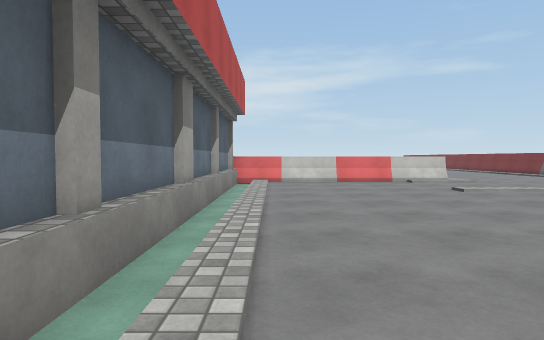
View 1 (above)

18 first-person views from a walk through a Unity game level. The camera is 1.2 m above the floor, tilts 2° down and sees 75° across. The floor is counted in squares, 2 m on a side. Each view is taken from the middle of a square. On the plan, view 1 faces up. The plan holds only what a view shows up to about 10 squares ahead; the rest is blank. The place goes on beyond the plan. The player is left out. Some surface patterns are stand-ins.

View 2
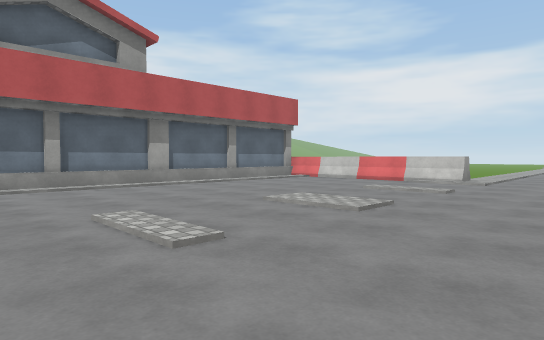

View 3
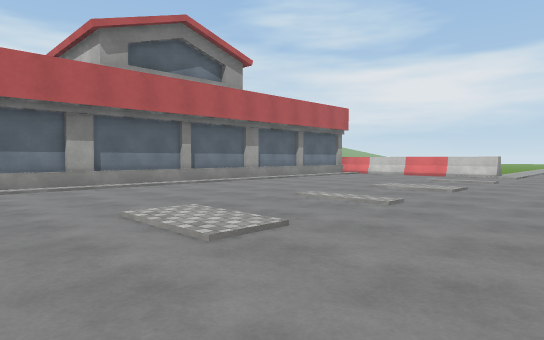

View 4
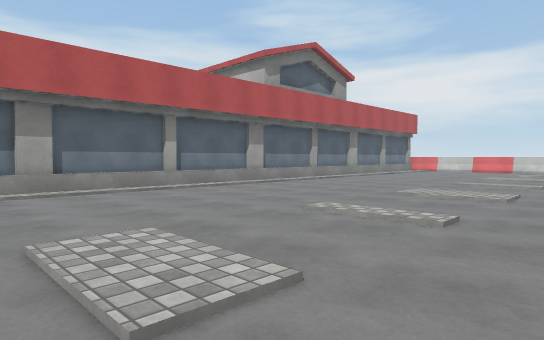

View 5
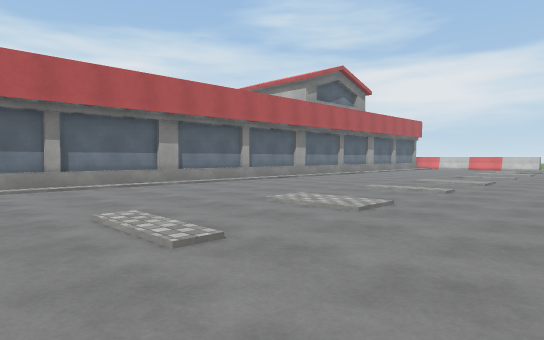

View 6
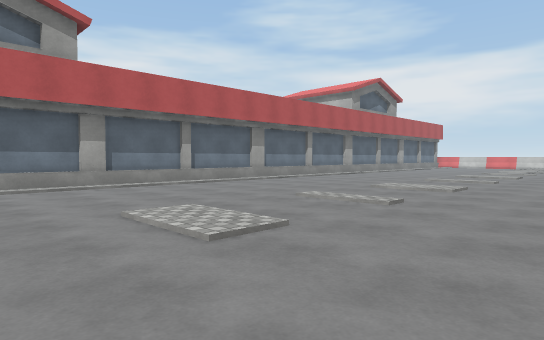

View 7
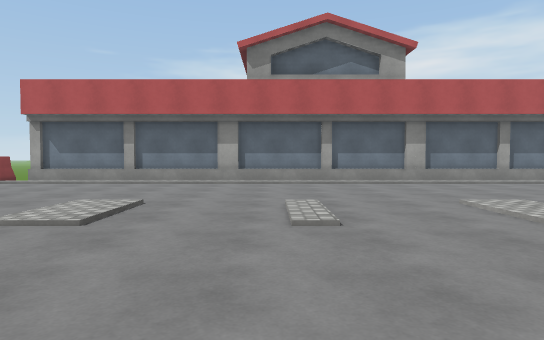

View 8
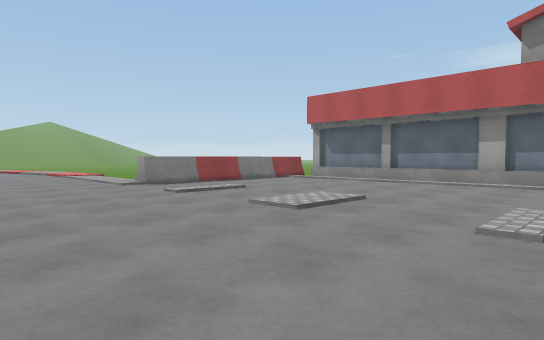

View 9
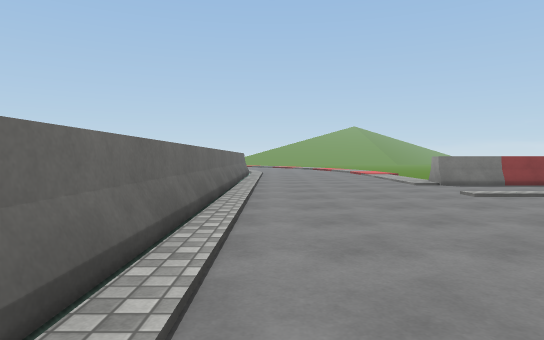

View 10
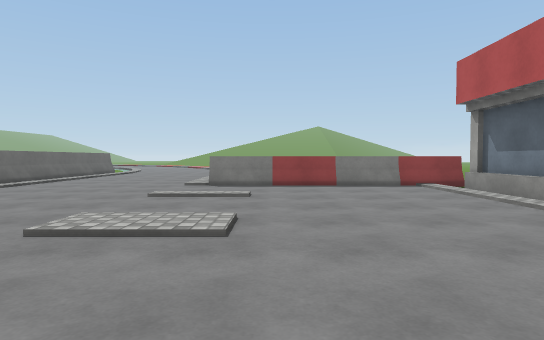

View 11
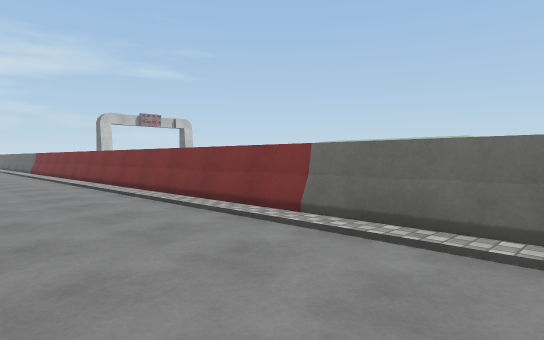

View 12
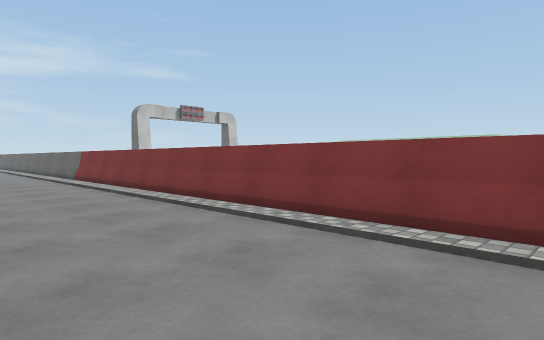

View 13
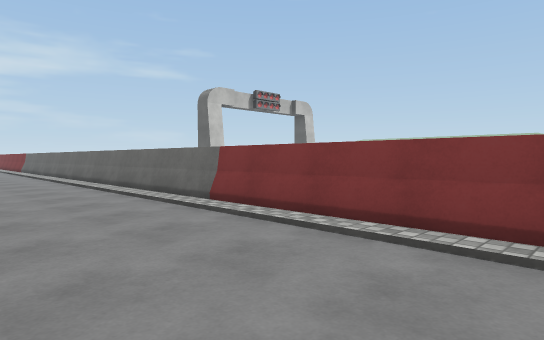

View 14
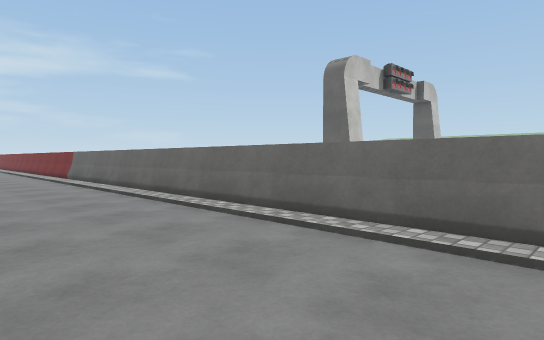

View 15
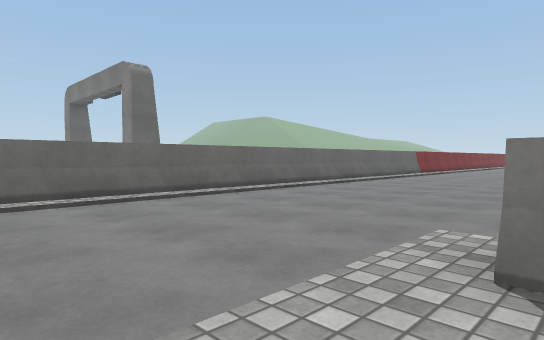

View 16
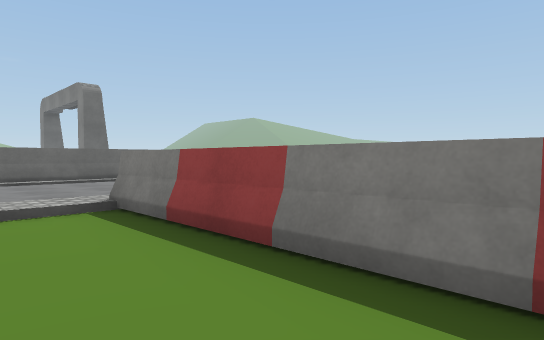

View 17
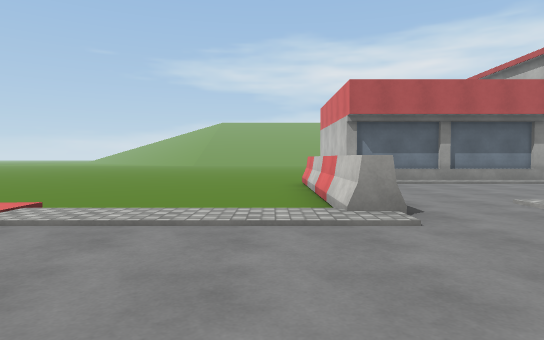

View 18
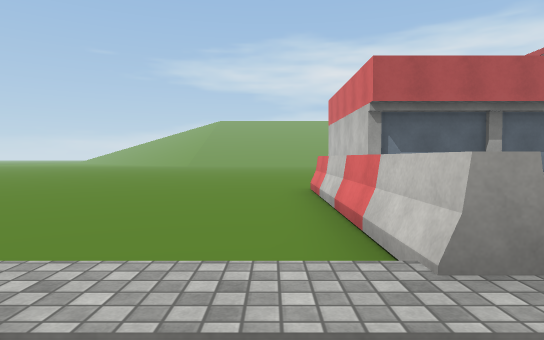

### Floor plan
Key: @ floor where view 1 was taken; # wall or solid block; . floor; / step, stairs or slope; ^ raised ledge.
Columns run from 4 left of view 1 to 9 right of it. Each row starts with its distance up from view 1.
 11     ..../....#
 10     ..../....#
  9    #^^^^^....#
  8    #.........#
  7    #.........#
  6    #.........#
  5    #.........#
  4    #.........#
  3    #.........#
  2    #.........#
  1    #.........#
  0    #@........#
 -1    #.........#
 -2    #.........#
 -3    #.........#
 -4    #.........#
 -5    #.........#
 -6    #.........#
 -7    #.........#
 -8    #.........#
 -9    #.........#
-10    #.........#
-11    #.........#
-12    #.........#
-13    #.........#
-14    #.........#
-15    #.........#
-16    #.........#
-17    #.........#
-18    #.........#
-19    #.........#
-20 ####.........#
-21 ...^^^^^^....#
-22 ......../....#
-23 ......../....#

Where each view was taken, in squares from view 1:
view 1: 0 up, 0 right, facing up
view 2: 0 up, 7 right, facing up-left
view 3: 3 down, 7 right, facing up-left
view 4: 7 down, 6 right, facing up-left
view 5: 10 down, 7 right, facing up-left
view 6: 13 down, 7 right, facing up-left
view 7: 14 down, 8 right, facing left
view 8: 13 down, 8 right, facing down-left
view 9: 13 down, 8 right, facing down
view 10: 13 down, 3 right, facing down
view 11: 16 down, 6 right, facing up-right
view 12: 11 down, 6 right, facing up-right
view 13: 5 down, 6 right, facing up-right
view 14: 1 up, 6 right, facing up-right
view 15: 11 up, 4 right, facing down-right
view 16: 11 up, 0 right, facing down-right
view 17: 22 down, 8 right, facing left
view 18: 22 down, 6 right, facing left
